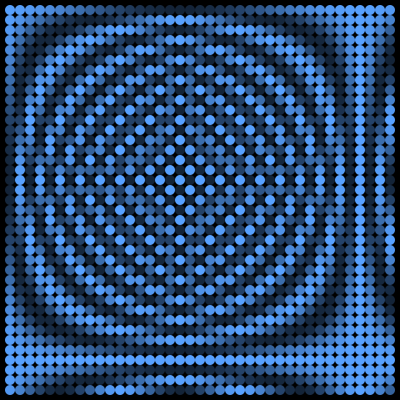
Frame 1 (no input)
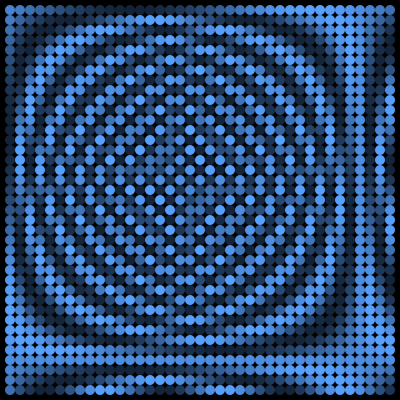
Frame 60 (the mouse pressed at the canvas centre just before this capture)
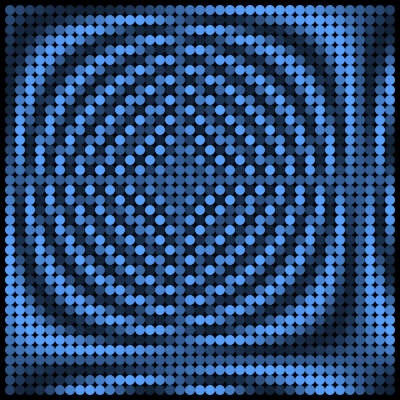
Frame 120 (the mouse held since frame 60 and released just before this capture)

The Processing sketch that drew these frames (run headless with seeded random() and noise(); from frame 60 on, the mouse is pressed at the canvas centre):

// Processing sketch: processing_68160
// ── processing_68160.pde

/*
Iteration of Waves
by June-Hao Hou, DDes, (c) 2009

An example for the Interaction Design course at NCTU-Architecture.

This program demonstrates nested iterations and the use of
simple trigonometry function.
*/

float d = 0.0;

void setup() {
  size(400, 400);
  noStroke();
  smooth();
}

void draw() {
  background(0);
  for (int y = 10; y < height; y += 10) {
    for (int x = 10; x < width; x += 10) {
      float r = cos(radians(x * y / 10.0 + d)) + 1;  // r = 0..2
      fill(88, 161, 255, r * 100 + 55);              // r affects opaqueness
      ellipse(x, y, 10, 10);
    }
  }
  d += 0.8;        // increase d by 0.8 for each redrawing
}
